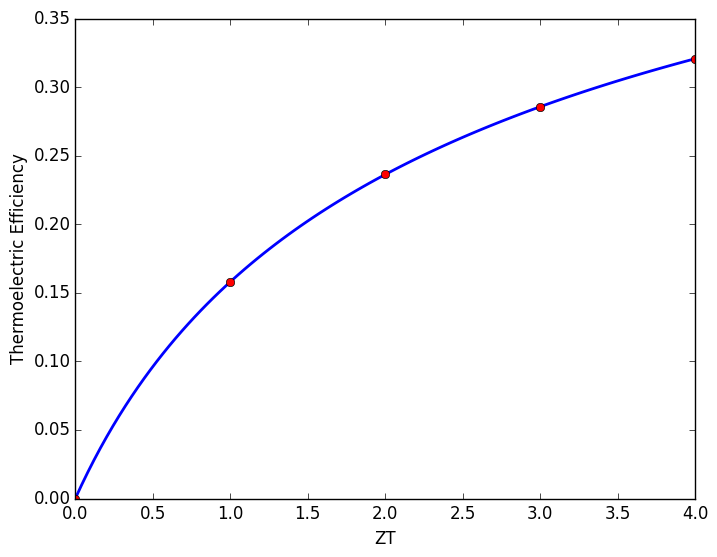

The Python source for this figure:
from aces.graph import fig,pl
with fig("a.png"):
	pl.xlabel("ZT")
	pl.ylabel("Thermoelectric Efficiency")
	import numpy as np
	t2=900.0;t1=300.0
	t=(t1+t2)/2.0
	zt=np.linspace(0,4.0,100)
	x=np.sqrt(1.0+zt)
	eta=(t2-t1)/t2*(x-1)/(t1/t2+x)
	pl.plot(zt,eta,linewidth=2)
	zt=np.arange(5.0)
	x=np.sqrt(1.0+zt)
	eta=(t2-t1)/t2*(x-1)/(t1/t2+x)
	pl.plot(zt,eta,'or')
